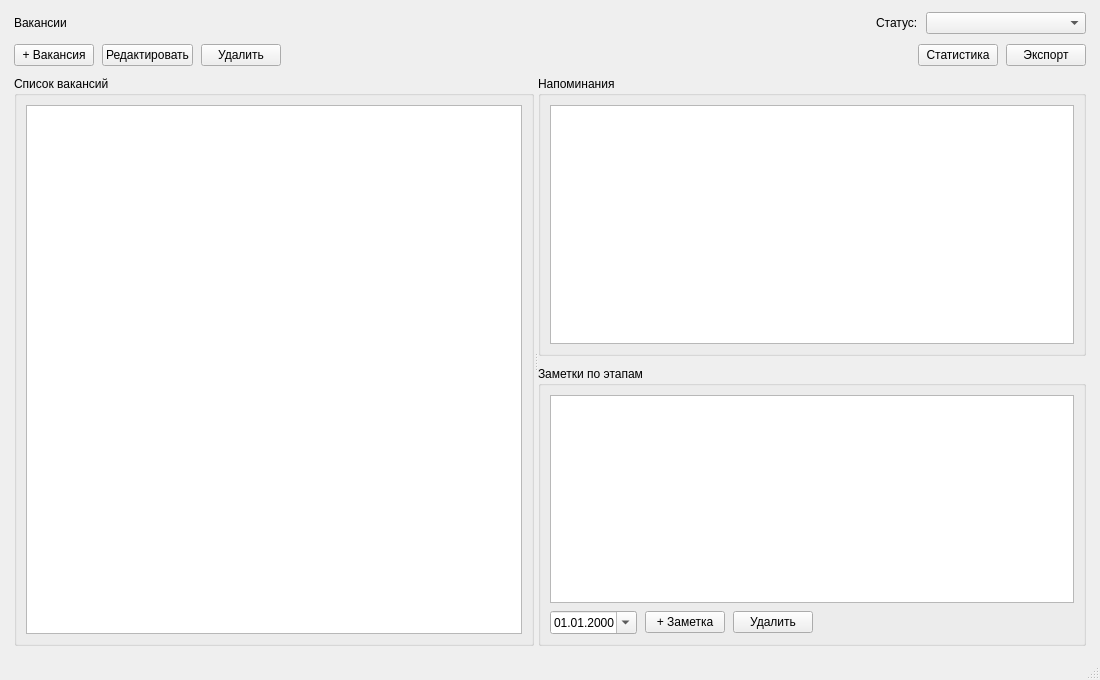
<?xml version="1.0" encoding="UTF-8"?>
<ui version="4.0">
 <class>MainWindow</class>
 <widget class="QMainWindow" name="MainWindow">
  <property name="geometry">
   <rect><x>0</x><y>0</y><width>1100</width><height>680</height></rect>
  </property>
  <property name="windowTitle"><string>Вакансии — трекер откликов</string></property>
  <widget class="QWidget" name="centralwidget">
   <layout class="QVBoxLayout" name="mainLayout" stretch="0,0,1">
    <property name="leftMargin"><number>14</number></property>
    <property name="topMargin"><number>12</number></property>
    <property name="rightMargin"><number>14</number></property>
    <property name="bottomMargin"><number>12</number></property>
    <property name="spacing"><number>10</number></property>
    <item>
     <layout class="QHBoxLayout" name="topLayout" stretch="0,1,0,0">
      <property name="spacing"><number>8</number></property>
      <item>
       <widget class="QLabel" name="lblTitle">
        <property name="text"><string>Вакансии</string></property>
       </widget>
      </item>
      <item>
       <widget class="QWidget" name="topStretch"/>
      </item>
      <item>
       <widget class="QLabel" name="lblFilter">
        <property name="text"><string>Статус:</string></property>
       </widget>
      </item>
      <item>
       <widget class="QComboBox" name="cmbFilter">
        <property name="minimumSize"><size><width>160</width><height>0</height></size></property>
       </widget>
      </item>
     </layout>
    </item>
    <item>
     <layout class="QHBoxLayout" name="btnLayout" stretch="0,0,0,1,0,0">
      <property name="spacing"><number>8</number></property>
      <item>
       <widget class="QPushButton" name="btnAdd">
        <property name="text"><string>+ Вакансия</string></property>
       </widget>
      </item>
      <item>
       <widget class="QPushButton" name="btnEdit">
        <property name="text"><string>Редактировать</string></property>
       </widget>
      </item>
      <item>
       <widget class="QPushButton" name="btnDelete">
        <property name="text"><string>Удалить</string></property>
       </widget>
      </item>
      <item>
       <widget class="QWidget" name="btnStretch"/>
      </item>
      <item>
       <widget class="QPushButton" name="btnStats">
        <property name="text"><string>Статистика</string></property>
       </widget>
      </item>
      <item>
       <widget class="QPushButton" name="btnExport">
        <property name="text"><string>Экспорт</string></property>
       </widget>
      </item>
     </layout>
    </item>
    <item>
     <widget class="QSplitter" name="splitter">
      <property name="childrenCollapsible"><bool>false</bool></property>
      <widget class="QGroupBox" name="grpJobs">
       <property name="minimumSize"><size><width>430</width><height>0</height></size></property>
       <property name="title"><string>Список вакансий</string></property>
       <layout class="QVBoxLayout" name="jobsLayout">
        <item>
         <widget class="QTableWidget" name="tableJobs">
          <property name="alternatingRowColors"><bool>true</bool></property>
         </widget>
        </item>
       </layout>
      </widget>
      <widget class="QWidget" name="rightPanel">
       <property name="minimumSize"><size><width>320</width><height>0</height></size></property>
       <layout class="QVBoxLayout" name="rightLayout">
        <property name="spacing"><number>10</number></property>
        <property name="leftMargin"><number>0</number></property>
        <property name="topMargin"><number>0</number></property>
        <property name="rightMargin"><number>0</number></property>
        <property name="bottomMargin"><number>0</number></property>
        <item>
         <widget class="QGroupBox" name="grpReminders">
          <property name="title"><string>Напоминания</string></property>
          <layout class="QVBoxLayout" name="remLayout">
           <item>
            <widget class="QListWidget" name="listReminders"/>
           </item>
          </layout>
         </widget>
        </item>
        <item>
         <widget class="QGroupBox" name="grpNotes">
          <property name="title"><string>Заметки по этапам</string></property>
          <layout class="QVBoxLayout" name="notesLayout">
           <property name="spacing"><number>8</number></property>
           <item>
            <widget class="QListWidget" name="listNotes"/>
           </item>
           <item>
            <layout class="QHBoxLayout" name="notesBtnLayout" stretch="0,0,0,1">
             <property name="spacing"><number>8</number></property>
             <item>
              <widget class="QDateEdit" name="dateNote">
               <property name="calendarPopup"><bool>true</bool></property>
               <property name="displayFormat"><string>dd.MM.yyyy</string></property>
              </widget>
             </item>
             <item>
              <widget class="QPushButton" name="btnNoteAdd">
               <property name="text"><string>+ Заметка</string></property>
              </widget>
             </item>
             <item>
              <widget class="QPushButton" name="btnNoteDel">
               <property name="text"><string>Удалить</string></property>
              </widget>
             </item>
             <item>
              <widget class="QWidget" name="noteStretch"/>
             </item>
            </layout>
           </item>
          </layout>
         </widget>
        </item>
       </layout>
      </widget>
     </widget>
    </item>
   </layout>
  </widget>
  <widget class="QStatusBar" name="statusbar"/>
 </widget>
 <resources/>
 <connections/>
</ui>
